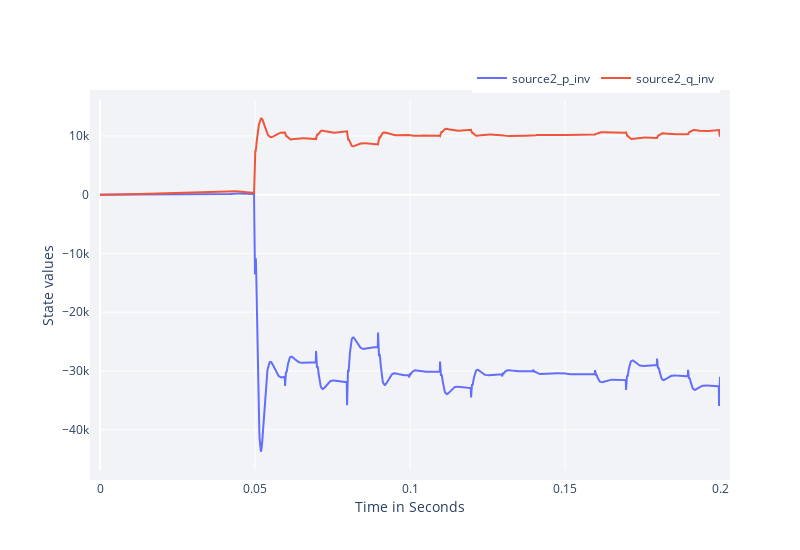

The cell this chart's notebook holds for it:
### Markdown cell above
_______________________________________________________________________________
### Rendering

### Code cell
RenderHookResults(hook = hook, 
                    episode = 2,
                    states_to_plot  = [], 
                    actions_to_plot = [],  
                    power_p_inv     = [2],   # Real power [Watts]
                    power_q_inv     = [2],   # Imaginary power [VAi]
                    )

### Figure 1 — Plotly figure (JSON) as saved in the notebook; plotly's stock layout.template omitted (floating-point values rounded to 4 significant figures; data arrays with more than 128 entries replaced by an {"elided": "..."} marker saying what was removed)
{"data": [{"mode": "lines", "name": "source2_p_inv", "type": "scatter", "x": {"elided": "2001 float values"}, "y": {"elided": "2001 float values"}}, {"mode": "lines", "name": "source2_q_inv", "type": "scatter", "x": {"elided": "2001 float values"}, "y": {"elided": "2001 float values"}}], "layout": {"height": 550, "legend": {"orientation": "h", "x": 1, "xanchor": "right", "y": 1.02, "yanchor": "bottom"}, "margin": {"b": 80, "l": 100, "pad": 10, "r": 80, "t": 100}, "plot_bgcolor": "#f1f3f7", "width": 800, "xaxis": {"title": {"text": "Time in Seconds"}}, "yaxis": {"title": {"text": "State values"}}, "yaxis2": {"overlaying": "y", "side": "right", "title": "Action values", "titlefont": {"color": "orange"}}}}
